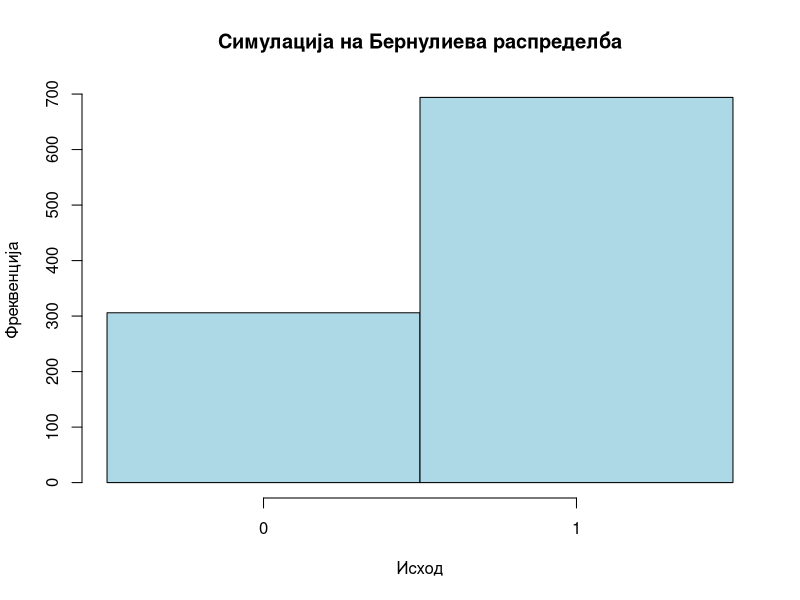
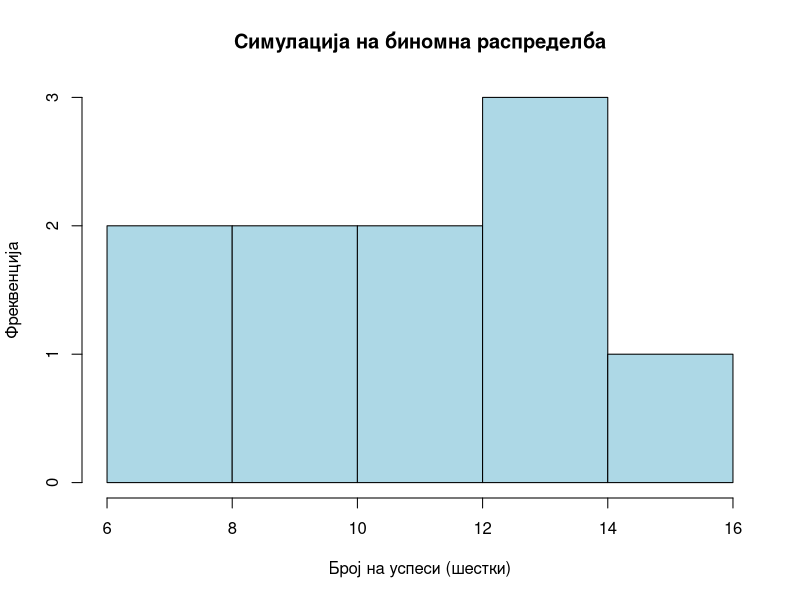
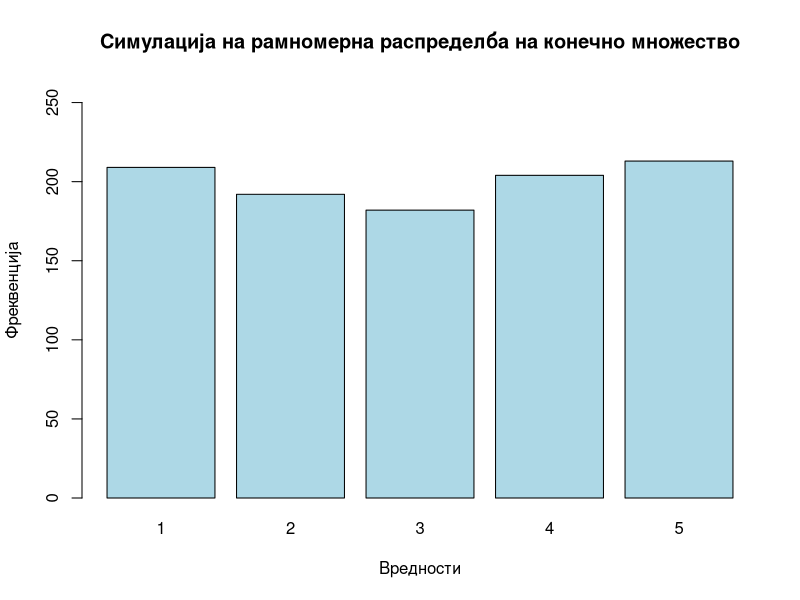
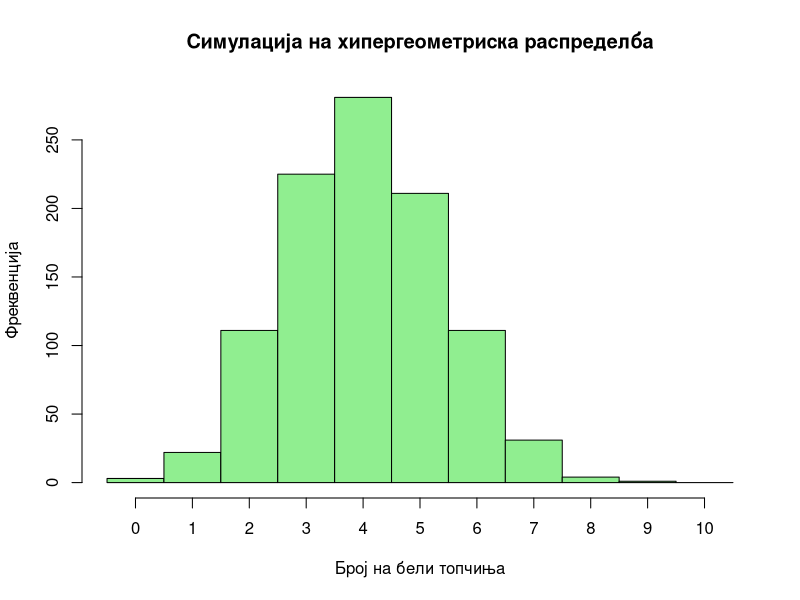
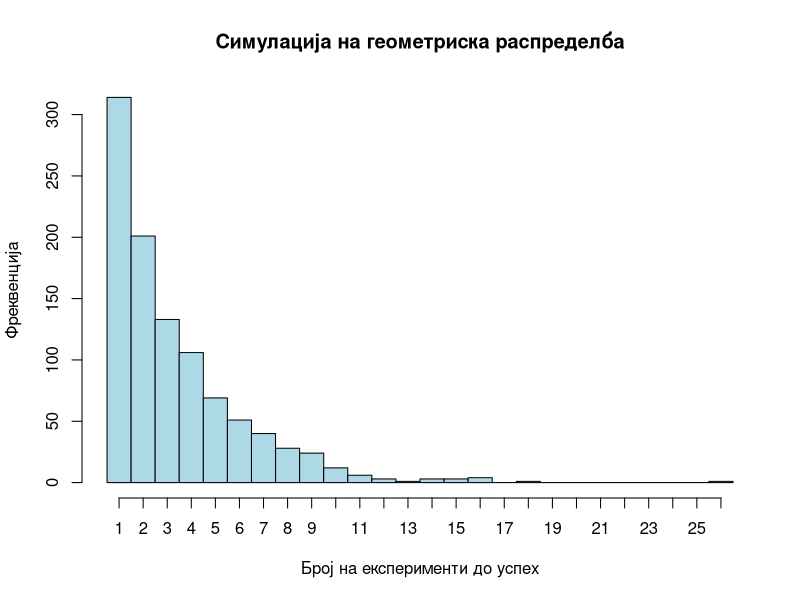
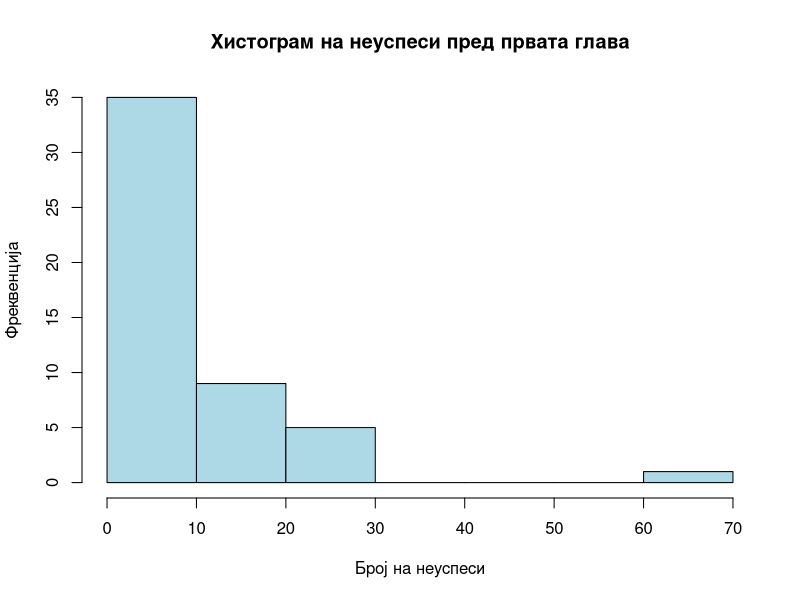
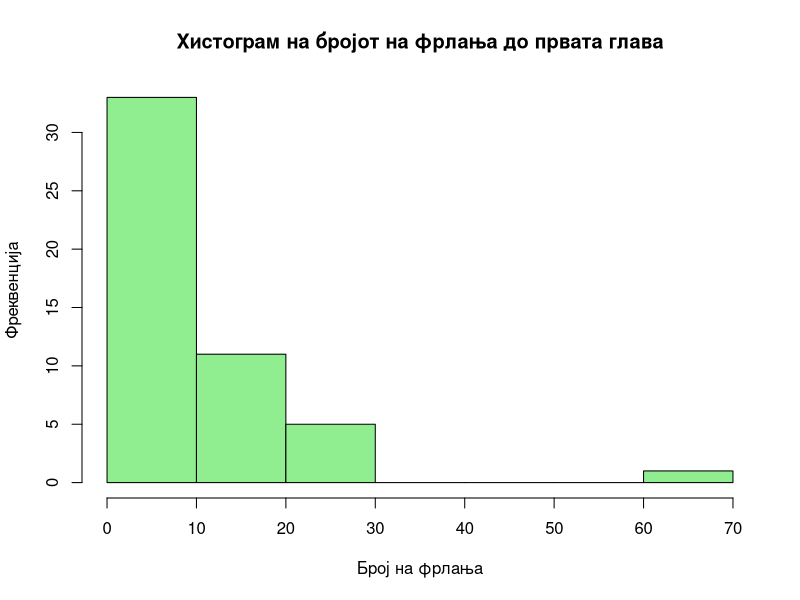
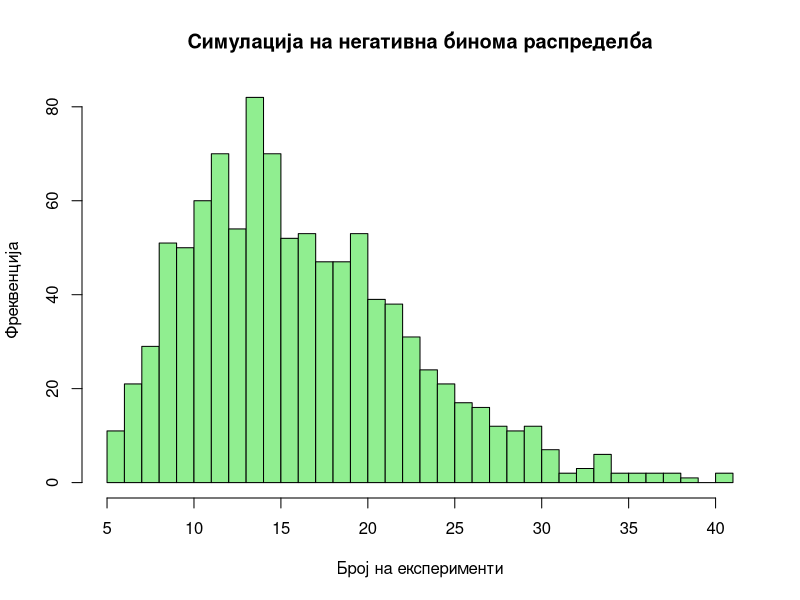

Recreate these plots in R, in order.
## ---- chunk 1
#rbinom(n, size, prob)
## ---- chunk 2
# Поставување на параметрите
n <- 1000  # Број на симулации
p <- 0.5   # Веројатност за успех

# Симулација на Бернулиева распределба
bernoulli_samples <- rbinom(n, size = 1, prob = p)

# Преглед на првите 10 симулации
head(bernoulli_samples, 10)
## ---- chunk 3
# Симулација на Бернулиева распределба
set.seed(0)
n <- 1000     # Број на симулации
p <- 0.7      # Веројатност за успех

bernoulli_samples <- rbinom(n, size = 1, prob = p)

# Визуелизација со hist()
hist(bernoulli_samples, breaks = seq(-0.5, 1.5, by = 1), col = "lightblue",
     main = "Симулација на Бернулиева распределба",
     xlab = "Исход", ylab = "Фреквенција", xaxt = "n")
axis(1, at = c(0, 1), labels = c("0", "1"))

## ---- chunk 4
# Симулирање на експериментот
set.seed(0)
N <- 10      # Број на повторувања на експериментот
n <- 100     # Број на фрлања
p <- 0.1     # Веројатност за успех (да се падне шестка)

# Генерирање на податоци од биномна распределба
x <- rbinom(N, size = n, prob = p)

# Преглед на симулираните резултати
print(x)

# Визуелизација со хистограм
hist(x, freq = TRUE, col = "lightblue",
     main = "Симулација на биномна распределба",
     xlab = "Број на успеси (шестки)",
     ylab = "Фреквенција")
## ---- chunk 5
# Генерирање на случајни извлекувања од конечно множество
set.seed(0)
values <- 1:5   # Множеството од кое ќе се избира
n <- 1000       # Број на извлечени точки

# Извлекување на вредности
samples <- sample(values, size = n, replace = TRUE)

# Преглед на првите 10 извлечени вредности
head(samples, 10)

# Визуелизација со хистограм
barplot(table(samples), col = "lightblue",
        main = "Симулација на рамномерна распределба на конечно множество",
        xlab = "Вредности",
        ylab = "Фреквенција",
        ylim = c(0, max(table(samples)) + 50))
## ---- chunk 6
# Генерирање на случајни броеви од хипергеометриската распределба
set.seed(0)
m <- 20  # Број на бели топчиња
n <- 30  # Број на црни топчиња
k <- 10  # Број на извлечени топчиња
num_samples <- 1000  # Број на симулации

# Генерирање на податоци од хипергеометриската распределба
hyper_samples <- rhyper(num_samples, m, n, k)

# Преглед на првите 10 вредности
print(head(hyper_samples, 10))

# Визуелизација со хистограм
hist(hyper_samples, breaks = seq(-0.5, k + 0.5, by = 1), col = "lightgreen",
     main = "Симулација на хипергеометриска распределба",
     xlab = "Број на бели топчиња",
     ylab = "Фреквенција",
     xaxt = "n")
axis(1, at = 0:k)  # Додавање на ознаки на x-оската

## ---- chunk 7
#Решавајте тука
# Параметри
N <- 50   # Вкупен број топчиња
K <- 20   # Број на црвени топчиња
n <- 15   # Број на извлечени топчиња
x <- 5    # Број на црвени топчиња што сакаме да ги извлечеме

# Пресметка на P(X = 5)
p_x_5 <- dhyper(x, K, N - K, n)
p_x_5

## ---- chunk 8
# Параметри на геометриската распределба
set.seed(0)
p <- 0.3  # Веројатност за успех
q <- 1 - p  # Веројатност за неуспех
num_samples <- 1000  # Број на симулирани извлечувања

# Генерирање на податоци од геометриската распределба
geo_samples <- rgeom(num_samples, prob = p) + 1  # rgeom() враќа 0 за првиот успех

# Преглед на првите 10 вредности
print(head(geo_samples, 10))

# Визуелизација со хистограм
hist(geo_samples, breaks = seq(0.5, max(geo_samples) + 0.5, by = 1), col = "lightblue",
     main = "Симулација на геометриска распределба",
     xlab = "Број на експерименти до успех",
     ylab = "Фреквенција",
     xaxt = "n")
axis(1, at = 1:max(geo_samples))  # Додавање на ознаки на x-оската
## ---- chunk 9
#Решавајте тука
# Параметар за веројатност на успех (глава)
p <- 0.1

# Број на симулации
n_sim <- 50

# Симулација за бројот на неуспеси до првата глава
x_failures <- rgeom(n_sim, prob = p) # Геометриска распределба

# Симулација за бројот на фрлања до првата глава
x_flips <- x_failures + 1

# Хистограм за бројот на неуспеси
hist(x_failures, main = "Хистограм на неуспеси пред првата глава",
     xlab = "Број на неуспеси", ylab = "Фреквенција", col = "lightblue", border = "black")

# Хистограм за бројот на фрлања
hist(x_flips, main = "Хистограм на бројот на фрлања до првата глава",
     xlab = "Број на фрлања", ylab = "Фреквенција", col = "lightgreen", border = "black")

## ---- chunk 10
# Параметри
k <- 5  # Број на успеси
p <- 0.3  # Веројатноста за успешен настан

# Генерирање на негативно биномијални податоци
set.seed(0)
n_samples <- 1000
neg_binom_samples <- rnbinom(n_samples, size = k, prob = p) + k  # Додаваме k

# Преглед на првите 10 вредности
head(neg_binom_samples, 10)

# Визуелизација со хистограм
hist(neg_binom_samples, freq = TRUE, col = "lightgreen",
     main = "Симулација на негативна бинома распределба",
     xlab = "Број на експерименти",
     ylab = "Фреквенција",
     breaks = 30)
## ---- chunk 11
# Параметри
lambda <- 4  # Просечен број на настани

# Генерирање на Пуасонова распределба
set.seed(0)
n_samples <- 1000
poisson_samples <- rpois(n_samples, lambda)

# Преглед на првите 10 вредности
head(poisson_samples, 10)

# Визуелизација со хистограм
hist(poisson_samples, freq = TRUE, col = "lightblue",
     main = "Симулација на Пуасонова распределба",
     xlab = "Број на настани",
     ylab = "Фреквенција",
     breaks = 20)
## ---- chunk 12
#Решавајте тука
# Параметар за просечен број на повици
lambda <- 6

# Број на повици
k_values <- 0:4

# Пресметка на веројатностите
probabilities <- dpois(k_values, lambda)

# Печатење на резултатите
result <- data.frame(K = k_values, Probability = probabilities)
print(result)

## ---- chunk 13
# Генерирање на случајни броеви од рамномерната распределба
set.seed(0) # За репродуктивност
n <- 1000     # Број на симулирани вредности
a <- 2        # Долна граница на интервалот
b <- 5        # Горна граница на интервалот

# Симулирање на рамномерна распределба
uniform_samples <- runif(n, min = a, max = b)

# Преглед на првите 10 симулирани вредности
head(uniform_samples, 10)

# Визуелизација со хистограм
hist(uniform_samples, freq = TRUE, col = "lightblue",
     main = "Симулација на рамномерна распределба на интервалот (2, 5)",
     xlab = "Вредности", ylab = "Фреквенција", breaks = 20)
## ---- chunk 14
# Генерирање на случајни броеви од експоненцијална распределба
set.seed(0) # За репродуктивност
n <- 1000     # Број на симулирани точки
lambda <- 2   # Параметар на распределбата

# Симулирање на експоненцијална распределба
exp_samples <- rexp(n, rate = lambda)

# Преглед на првите 10 симулирани вредности
head(exp_samples, 10)

# Визуелизација со хистограм
hist(exp_samples, freq = TRUE, col = "lightgreen",
     main = "Симулација на експоненцијална распределба со λ = 2",
     xlab = "Вредности", ylab = "Фреквенција", breaks = 30)
## ---- chunk 15
#Решавајте тука
# Параметар на експоненцијалната распределба
lambda <- 3

# a) Веројатност помеѓу 0.5 и 1.5 часа
t1 <- 0.5
t2 <- 1.5
p_between <- pexp(t2, rate = lambda) - pexp(t1, rate = lambda)

# b) Густина на веројатност за t = 1 час
t <- 1
density <- dexp(t, rate = lambda)

# Печатење на резултатите
cat("a) Веројатност дека поправката ќе трае помеѓу 0.5 и 1.5 часа: ", p_between, "\n")
cat("b) Густина на веројатност за време на поправка од 1 час: ", density, "\n")

## ---- chunk 16
# Генерирање на случајни броеви од нормална распределба
set.seed(0) # За репродуктивност
n <- 1000     # Број на симулирани точки
mean <- 0     # Математичко очекување
sd <- 1       # Стандардна девијација

# Симулирање на нормална распределба
normal_samples <- rnorm(n, mean = mean, sd = sd)

# Преглед на првите 10 симулирани вредности
head(normal_samples, 10)

# Визуелизација со хистограм и теоретска густина
hist(normal_samples, freq = FALSE, col = "lightblue",
     main = "Симулација на нормална распределба",
     xlab = "Вредности", ylab = "Густина", breaks = 30)

# Додавање на теоретската густина
curve(dnorm(x, mean = mean, sd = sd), col = "red", lwd = 2, add = TRUE)
## ---- chunk 17
#Решавајте тука
## ---- chunk 18
# Решавајте тука
# Параметри
N <- 30   # Вкупно ученици
K <- 21   # Ученици кои не препишувале
n <- 14   # Случајно избрани ученици
sample_size <- 100  # Број на симулации

# а) Симулација на 100 вредности на X
set.seed(123)  # За репродуктивност
simulated_X <- rhyper(sample_size, K, N - K, n)

# б) Дескриптивни параметри и хистограм
summary_stats <- summary(simulated_X)  # Основни статистики
mean_X <- mean(simulated_X)           # Средна вредност
sd_X <- sd(simulated_X)               # Стандардна девијација

# Хистограм
hist(simulated_X, main = "Хистограм на симулираните вредности на X",
     xlab = "Број на ученици кои не препишувале", col = "lightblue", border = "black")

# в) Веројатност P(X = 8)
observed_prob <- mean(simulated_X == 8)  # Емпириска веројатност
theoretical_prob <- dhyper(8, K, N - K, n)  # Теоретска веројатност

# Печатење на резултатите
cat("Дескриптивни статистики за симулираниот примерок:\n")
print(summary_stats)
cat("\nСредна вредност:", mean_X, "\n")
cat("Стандардна девијација:", sd_X, "\n")

cat("\nЕмпириска веројатност P(X = 8):", observed_prob, "\n")
cat("Теоретска веројатност P(X = 8):", theoretical_prob, "\n")

## ---- chunk 19
# Решавајте тука
# а) Симулација на времето на принтање
set.seed(123)  # За репродуктивност

# Параметри
n_printer1 <- 40  # Број на документи за Принтер1
n_printer2 <- 60  # Број на документи за Принтер2
lambda <- 1/2     # Параметар за експоненцијална распределба
mu_printer2 <- 6  # Средна вредност за Принтер2
sd_printer2 <- 2  # Стандардна девијација за Принтер2

# Симулирање времиња
times_printer1 <- rexp(n_printer1, rate = lambda)
times_printer2 <- rnorm(n_printer2, mean = mu_printer2, sd = sd_printer2)

# Приближна веројатност (време < 1 мин)
prob_simulated <- mean(c(times_printer1, times_printer2) < 1)

# б) Теоретска веројатност
prob_printer1 <- pexp(1, rate = lambda)          # Принтер1
prob_printer2 <- pnorm(1, mean = mu_printer2, sd = sd_printer2)  # Принтер2

# Комбинирана теоретска веројатност
prob_theoretical <- 0.4 * prob_printer1 + 0.6 * prob_printer2

# Резултати
cat("а) Приближна веројатност од симулација:", prob_simulated, "\n")
cat("б) Теоретска веројатност:", prob_theoretical, "\n")


